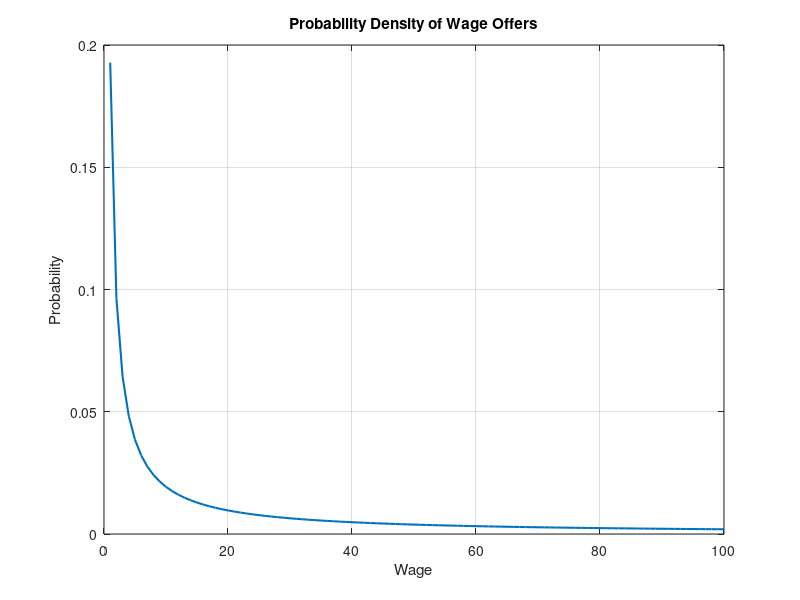
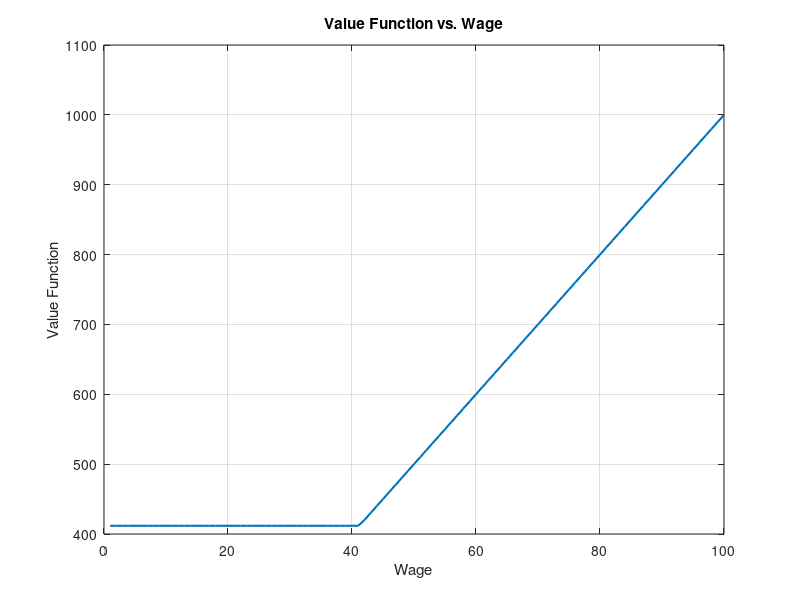

Recreate these plots in MATLAB, in order.
%==========================================================================
%
%  Numerical Solution to McCall Search Model
%
%  Written by: Michael Graber, February 2012
%  Updated by: Various Contributors (latest: January 2025)
%
%  This version focuses on clarity for introductory MATLAB macroeconomics.
%
%==========================================================================

clc;
clear;

%% Parameters
beta = 0.9;                     % Discount factor: reflects the agent's patience (closer to 1 = more patient)
c = 2;                          % Unemployment benefits: fallback utility while searching for a job
w = (1:100)';                   % Wage offers (grid of possible wages)

% Define the probability distribution for wage offers
% Uncomment one of the following lines to choose the wage distribution:
% p = 0.01 * ones(100, 1);        % Uniform distribution (all wages equally likely)
p = w.^(-1) / sum(w.^(-1));      % Inverse distribution (higher wages less likely)

% Tolerance for convergence and maximum number of iterations
tol = 1.0e-5;                   % Convergence tolerance: how close successive iterations must be to stop
max_iter = 1000;                % Maximum number of iterations allowed

%% Plot the Wage Distribution
% Visualize the probability density function (PDF) of wage offers
figure(1);
plot(w, p, 'LineWidth', 1.5);
title('Probability Density of Wage Offers');
xlabel('Wage');
ylabel('Probability');
grid on;

%% Initialize Variables
% V0: Initial guess for the value function, starting at zero for all wages
% V1: Placeholder for the updated value function
V0 = zeros(size(w));            
V1 = V0;                        

tic;                            % Start timing the computation
disp('Starting Value Function Iteration...');

%% Value Function Iteration
% This loop iteratively computes the value function until convergence.
% The agent's goal is to determine the maximum value (expected utility)
% for each wage level, considering two choices:
% 1. Accept the current wage and get immediate utility.
% 2. Reject the current wage, receive unemployment benefits, and wait for
%    another wage offer (with future value discounted by beta).

for iter = 1:max_iter
    % The value function is updated using the Bellman equation:
    %   V1(w) = max{ Immediate payoff from working at wage w,
    %                Future payoff from waiting for a better offer }
    % Immediate payoff: w / (1 - beta) (value of accepting the wage offer)
    % Future payoff: c + beta * E[V(w')] (value of rejecting and waiting)
    V1 = max(w / (1 - beta), c + beta * (p' * V0));

    % Convergence check: stop if the maximum difference between iterations
    % is below the specified tolerance (tol)
    if norm(V1 - V0, inf) <= tol
        fprintf('Converged after %d iterations.\n', iter);
        break;
    end

    % Update the guess for the next iteration
    V0 = V1;

    % Display progress every 50 iterations to monitor convergence
    if mod(iter, 50) == 0
        fprintf('Iteration %d: Max Difference = %.6f\n', iter, norm(V1 - V0, inf));
    end
end

% If the loop completes without convergence, display a warning
if iter == max_iter
    disp('WARNING: No convergence after maximum iterations.');
end

% Stop timing and display elapsed time
time_elapsed = toc;
fprintf('Evaluation completed in %.2f seconds.\n', time_elapsed);

%% Analytical Reservation Wage
% The reservation wage is the lowest wage the agent is willing to accept.
% This is calculated analytically by solving the Bellman equation for
% equality between accepting the wage and rejecting it.
res_wage_analytical = (c + beta * (p' * V1)) * (1 - beta);
fprintf('Analytical Reservation Wage: %.2f\n', res_wage_analytical);

%% Plot Value Function
% Visualize the final value function, which shows the maximum expected
% utility for each possible wage level.
figure(2);
plot(w, V1, 'LineWidth', 1.5);
title('Value Function vs. Wage');
xlabel('Wage');
ylabel('Value Function');
grid on;

%% Graphical Reservation Wage
% Alternatively, the reservation wage can be identified graphically by
% finding the point where the value function "jumps" from the unemployment
% utility to the value of working.
for k = 2:(length(w) - 1)
    if V1(k + 1) > V1(k) && abs(V1(k) - V1(k - 1)) < tol
        fprintf('Graphical Reservation Wage: %.2f\n', w(k));
        break;
    end
end

%% Sensitivity Analysis Instructions
disp('-----------------------------------------------------');
disp('Sensitivity Analysis:');
disp('1. To test different probability distributions, modify "p" and rerun.');
disp('2. Observe how changes in "c" and "beta" affect the reservation wage:');
disp('   - As beta approaches 0, reservation wage approaches c.');
disp('   - As beta approaches 1, reservation wage approaches max(w).');
disp('-----------------------------------------------------');
